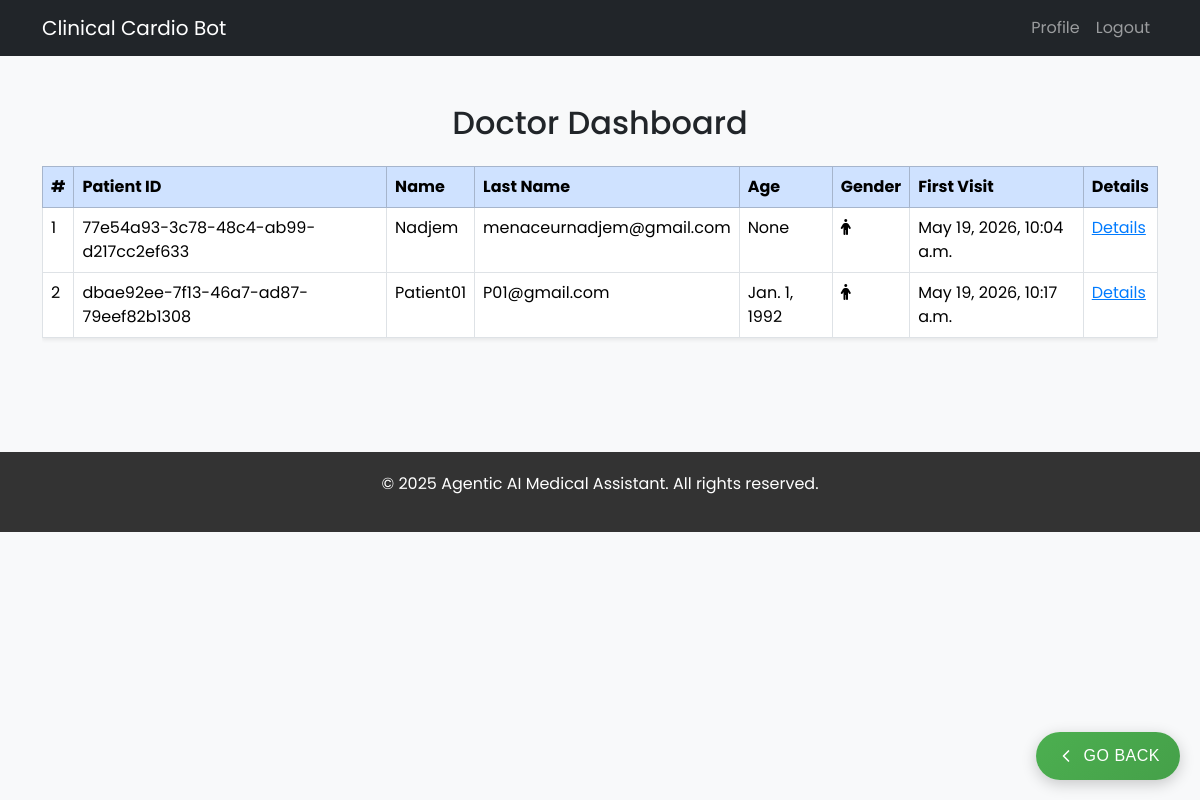
The app's page /accounts/doctor/ (signed in) with its own data.
### accounts/models.py (models this page shows, shortened)
class Patient(AbstractUser):
    id = models.UUIDField(primary_key=True, default=uuid.uuid4, editable=False)
    email = models.EmailField(unique=True)
    date_of_birth = models.DateField(null=True, blank=True)
    phone_number = models.CharField(max_length=15, blank=True, null=True)
    address = models.CharField(max_length=255, blank=True, null=True)
    gender = models.BooleanField(default= True ,blank=True, null=True)
    USERNAME_FIELD = 'email'
    REQUIRED_FIELDS = ['username']

### accounts/views.py (the view)
# urls.py: path('doctor/', DoctorAdmin , name='DoctorAdmin'),
def DoctorAdmin(request):
    all_patient = Patient.objects.all()
    context = {"patients": all_patient}
    return render(request, "accounts/DoctorPage.html", context=context)

### accounts/templates/accounts/DoctorPage.html (shortened to what this page needs)
{% extends 'accounts/base.html' %}
{% block content %}
<div class="container py-5">
        <h2 class="mb-4 text-center">Doctor Dashboard</h2>
        {% if patients %}
        <div class="table-responsive">
            <table class="table table-bordered table-hover bg-white shadow-sm">
                <thead class="table-primary">
                    <tr>
                        <th>#</th>
                        <th>Patient ID</th>
                        <th>Name</th>
                        <th>Last Name</th>
                        <th>Age</th>
                        <th>Gender</th>
                        <th>First Visit</th>
                        <th>Details</th>
                    </tr>
                </thead>
                <tbody>
                    {% for patient in patients %}
                    <tr>
                        <td>{{ forloop.counter }}</td>
                        <td>{{ patient.id }}</td>
                        <td>{{ patient.username }}</td>
                        <td>{{ patient.email }}</td>
                        <td>{{ patient.date_of_birth }}</td>
                        {% if patient.gender %}
                        <td><i class="fas fa-male"></i></td>
                        {% else %}
                        <td><i class="fas fa-female"></i></td>
                        {% endif %}
                        <td>{{ patient.date_joined }}</td>
                        <td><a href="patient/{{patient.id}}/">Details</a></td>
                    </tr>
                    {% endfor %}
                </tbody>
            </table>
        </div>
        {% else %}
        <p class="text-muted">No patient data available.</p>
        {% endif %}
    </div>
{% endblock content %}

### accounts/static/css/custom.css (style rules this page uses)
body { font-family: 'Poppins', sans-serif; background-color: #f8f9fa; }
a { color: #007bff; transition: color 0.3s ease; }

### records on screen
Patient: id "77e54a93-3c78-48c4-ab99-d217cc2ef633", username "Nadjem", email "menaceurnadjem@gmail.com", date_of_birth "None", gender True (drawn), date_joined "May 19, 2026, 10:04 a.m."
Patient: id "dbae92ee-7f13-46a7-ad87-79eef82b1308", username "Patient01", email "P01@gmail.com", date_of_birth "Jan. 1, 1992", gender True (drawn), date_joined "May 19, 2026, 10:17 a.m."
